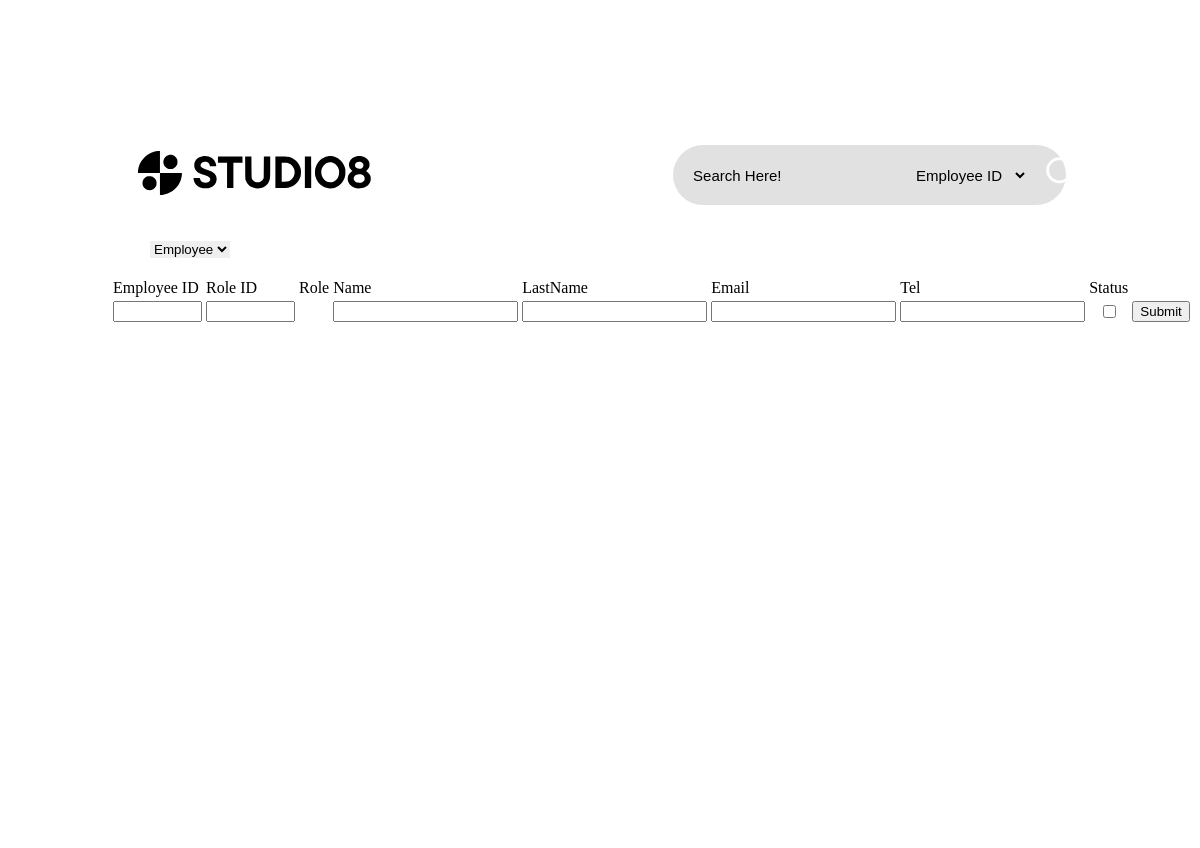
Page /employee/Employeeform.php on the earlier database version.
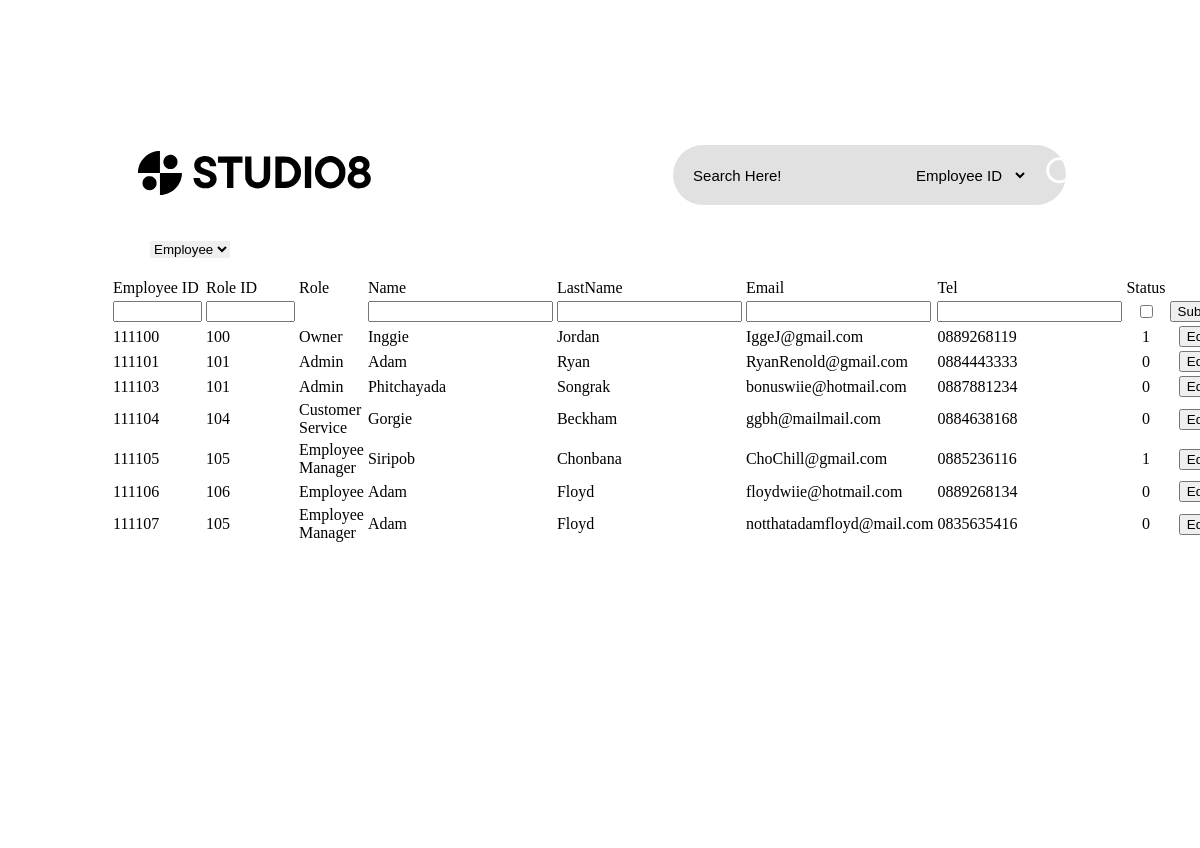
Same page on the later database version.
### tables this page shows
CREATE TABLE `employee` (
  `employee_ID` int(11) NOT NULL,
  `role_ID` int(11) NOT NULL,
  `role` text NOT NULL,
  `name` text NOT NULL,
  `lastname` text NOT NULL,
  `email` text NOT NULL,
  `tel` text NOT NULL,
  `status` tinyint(1) DEFAULT NULL
);

### employee/Employeeform.php (the view, shortened to what this page needs)
<?php
    $con=mysqli_connect("localhost","root","","studio8");
    $sql = "CREATE TABLE IF NOT EXISTS `employee` (
                `employee_ID` int(11) PRIMARY KEY NOT NULL AUTO_INCREMENT,
                `role_ID` int(11) NOT NULL,
                `role` text NOT NULL,
                `name` text NOT NULL,
                `lastname` text NOT NULL,
                `email` text NOT NULL,
                `tel` text NOT NULL,
                `status` tinyint(1) DEFAULT NULL
                );";
    mysqli_query($con,$sql);
?>
<!DOCTYPE html>
<html lang="en">
<head>
    <link rel="stylesheet" href="workerpgs.css">
    <link rel="stylesheet" href="https://cdnjs.cloudflare.com/ajax/libs/font-awesome/5.13.0/css/all.min.css">
</head>
<body>
    <div class="main-box">
    <div class="box">
        <div class="navbar">
            <a href="../index.php"><img src="../main-asset/LOGO_STUDIO8.svg" class="logo_MAIN"></a>
            <form action="searchemployee.php" class="search-btn">
                <input type="text" name="textsearch" placeholder="Search Here!" name="q">
                <select name="from">
                    <option value="1">Employee ID</option>
                </select>
                <button type="submit"><img src="../icon/searchIcon.png"></button>
            </form>
        </div>
        <div>
            <form class="h2text">
                <select class="h2text" name="Type">
                    <option value="Employee">Employee</option>
                </select>
            </form>
        </div>
    <br>
    <table border="0" align='center'>
        <tr>
            <td width="100">Employee ID</td>
            <td width="100">Role ID</td>
            <td width="100">Role</td>
            <td width="100">Name</td>
            <td width="100">LastName</td>
            <td width="100">Email</td>
            <td width="100">Tel</td>
            <td align='center'>Status</td>
        </tr>
        <tr>
            <form name="inemployee" action="inemployee.php" method="post">
            <td><input type="int" name="employee_id" size="8"></td>
            <td><input type="int" name="role_id" size="8" value="" id="last"></td>
            <td></td>
            <td><input type="text" name="name"></td>
            <td><input type="text" name="lastname"></td>
            <td><input type="text" name="email"></td>
            <td><input type="text" name="tel"></td>
            <td align='center'><input type="checkbox" name="status"></td>
            <td><input name="add" type="submit" ></td>
            </form>
        </tr>
        <?php
            $query = "SELECT * FROM employee
                    GROUP BY employee_ID";
            $result = mysqli_query($con, $query);
            foreach( $result as $row ) {
                echo "<tr>";
                echo "<td>" .$row["employee_ID"]. "</td>";
                echo "<td>" .$row["role_ID"]. "</td>";
                echo "<td>" .$row["role"]. "</td>";
                echo "<td>" .$row["name"]. "</td>";
                echo "<td>" .$row["lastname"]. "</td>";
                echo "<td>" .$row["email"]. "</td>";
                echo "<td>" .$row["tel"]. "</td>";
                echo "<td align='center'>" .$row["status"]. "</td>";
                echo "<form name='editemployee' action='editemployee.php' method='post'>";
                echo "<td align='center'><input name='edit' type='submit' value='Edit'></td>";
                echo "</form>";
                echo "</tr>";
                }
        ?>
    </table>
</body>
</html>

Differences in the rows shown:
added employee: employee_ID "111100", role_ID "100", role "Owner", name "Inggie", lastname "Jordan", email "IggeJ@gmail.com", tel "0889268119", status "1"
added employee: employee_ID "111101", role_ID "101", role "Admin", name "Adam", lastname "Ryan", email "RyanRenold@gmail.com", tel "0884443333", status "0"
added employee: employee_ID "111103", role_ID "101", role "Admin", name "Phitchayada", lastname "Songrak", email "bonuswiie@hotmail.com", tel "0887881234", status "0"
added employee: employee_ID "111104", role_ID "104", role "Customer Service", name "Gorgie", lastname "Beckham", email "ggbh@mailmail.com", tel "0884638168", status "0"
added employee: employee_ID "111105", role_ID "105", role "Employee Manager", name "Siripob", lastname "Chonbana", email "ChoChill@gmail.com", tel "0885236116", status "1"
added employee: employee_ID "111106", role_ID "106", role "Employee", name "Adam", lastname "Floyd", email "floydwiie@hotmail.com", tel "0889268134", status "0"
added employee: employee_ID "111107", role_ID "105", role "Employee Manager", name "Adam", lastname "Floyd", email "notthatadamfloyd@mail.com", tel "0835635416", status "0"
